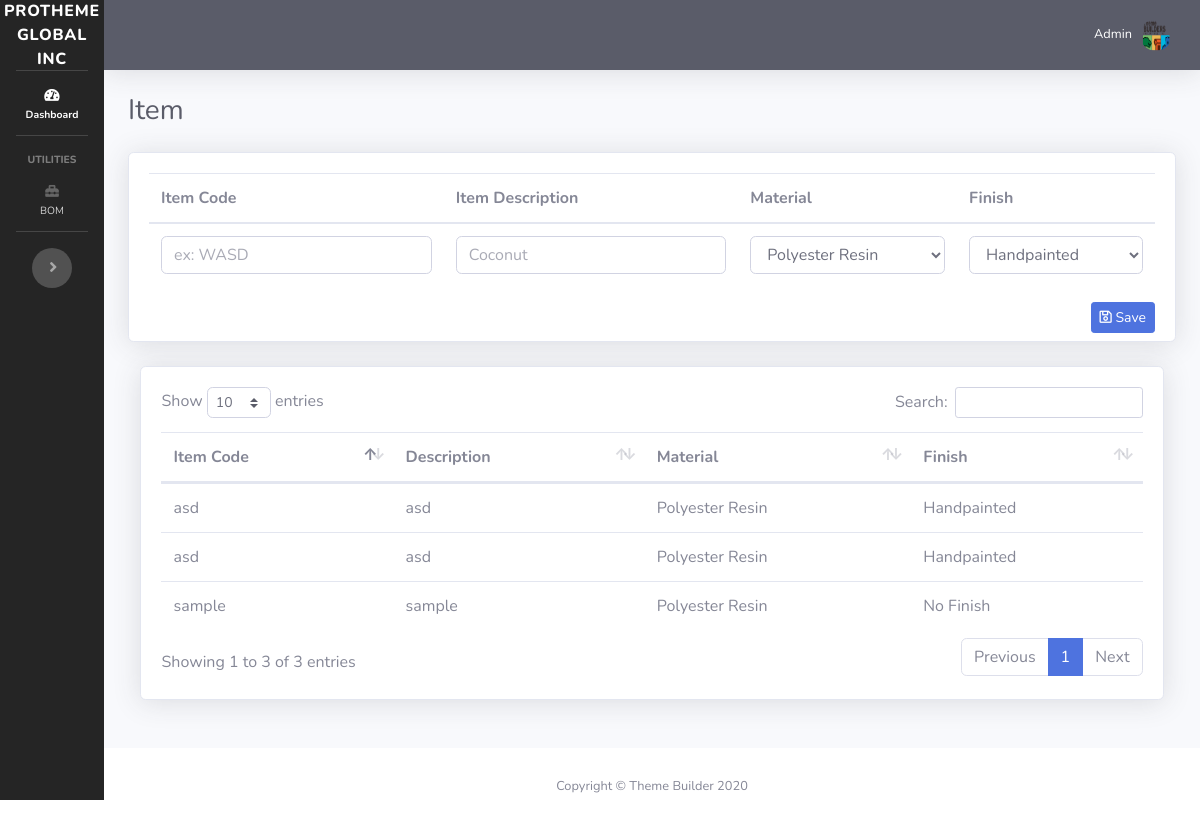
/item.php, run on the app's committed database.
### tables this page shows
CREATE TABLE `item` (
  `id` int(11) NOT NULL,
  `item_code` varchar(128) NOT NULL,
  `item_description` varchar(128) NOT NULL,
  `material` varchar(128) NOT NULL,
  `finish` varchar(128) NOT NULL
);

### item.php (the view, shortened to what this page needs)
<?php
require_once 'dbh.php';
include("sidebar.php");
$getItems = $mysqli->query('SELECT * FROM item') or die ($mysqli->error);
?>
<div id="content-wrapper" class="d-flex flex-column">
    <div id="content">
        <?php
        include("topbar.php");
        ?>
        <div class="container-fluid">
            <div class="d-sm-flex align-items-center justify-content-between mb-4">
                <h1 class="h3 mb-0 text-gray-800">Item</h1>
            </div>
            <div class="row">
                <div class="col-lg-12 mb-4">
                    <div class="card shadow mb-4">
                        <form action="process_item.php" method="POST" class="mb-1">
                            <div class="card-body">
                                <table class="table">
                                    <thead>
                                    <tr>
                                        <th>Item Code</th>
                                        <th>Item Description</th>
                                        <th>Material</th>
                                        <th>Finish</th>
                                    </tr>
                                    </thead>
                                    <tbody>
                                    <tr>
                                        <td><input class="form-control" name="item_code" placeholder="ex: WASD" required></td>
                                        <td>
                                            <input type="text" class="form-control" name="description" placeholder="Coconut" required>
                                        </td>
                                        <td>
                                            <select class="form-control" name="material" required>
                                                <option value="Polyester Resin">Polyester Resin</option>
                                            </select>
                                        </td>
                                        <td>
                                            <select class="form-control" name="finish" required>
                                                <option value="Handpainted">Handpainted</option>
                                            </select>
                                        </td>
                                    </tr>
                                    </tbody>
                                </table>
                                <button type="submit" class="btn btn-primary btn-sm mb-1 float-right" name="save"><i class="far fa-save"></i> Save</button>
                        </form>
                    </div>
                </div>
                <div class="col-lg-12 mb-4">
                    <div class="card shadow mb-12" style="padding: 2%;">
                        <table class="table" id="dataTable">
                            <thead>
                            <tr>
                                <th>Item Code</th>
                                <th>Description</th>
                                <th>Material</th>
                                <th>Finish</th>
                            </tr>
                            </thead>
                            <tbody>
                            <?php while($newItems=$getItems->fetch_assoc()){ ?>
                                <tr>
                                    <td><?php echo $newItems['item_code']; ?></td>
                                    <td><?php echo $newItems['item_description']; ?></td>
                                    <td><?php echo $newItems['material']; ?></td>
                                    <td><?php echo $newItems['finish']; ?></td>
                                </tr>
                            <?php }?>
                            </tbody>
                        </table>
                    </div>
                </div>
            </div>
        </div>
    </div>
</div>
<?php include("footer.php"); ?>

### sidebar.php (shortened to what this page needs)
<!DOCTYPE html>
<html lang="en">
<head>
    <link href="vendor/fontawesome-free/css/all.min.css" rel="stylesheet" type="text/css">
    <link href="css/sb-admin-2.min.css" rel="stylesheet">
    <link href="vendor/datatables/dataTables.bootstrap4.min.css" rel="stylesheet">
</head>
<body id="page-top">
  <div id="wrapper">
    <nav>
    <ul class="navbar-nav bg-gradient-primary sidebar sidebar-dark accordion toggled" id="accordionSidebar">
      <a class="sidebar-brand d-flex align-items-center justify-content-center" href="index.php">
        <div class="mx-3">protheme global inc</div>
      </a>
      <hr class="sidebar-divider my-0">
      <li class="nav-item active">
        <a class="nav-link" href="index.php">
          <i class="fas fa-fw fa-tachometer-alt"></i>
          <span>Dashboard</span></a>
      </li>
      <hr class="sidebar-divider">
      <div class="sidebar-heading">
        Utilities
      </div>
        <li class="nav-item">
            <a class="nav-link collapsed" href="#" data-toggle="collapse" data-target="#equipments" aria-expanded="true" aria-controls="equipments">
                <i class="fas fa-toolbox"></i>
                <span>BOM</span>
            </a>
        </li>
      <hr class="sidebar-divider d-none d-md-block">
      <div class="text-center d-none d-md-inline">
        <button class="rounded-circle border-0" id="sidebarToggle"></button>
      </div>
    </ul>
    </nav>

### topbar.php (shortened to what this page needs)
<nav class="navbar navbar-expand navbar-dark bg-dark topbar mb-4 static-top shadow">
  <ul class="navbar-nav ml-auto">
    <li class="nav-item dropdown no-arrow">
      <a class="nav-link dropdown-toggle" href="#" id="userDropdown" role="button" data-toggle="dropdown" aria-haspopup="true" aria-expanded="false">
        <span class="mr-2 d-none d-lg-inline text-white small">Admin</span>
        <img class="img-profile rounded-circle" src="img/logo-theme-builder.png">
      </a>
    </li>
  </ul>
</nav>

### footer.php (shortened to what this page needs)
      <footer class="sticky-footer bg-white">
        <div class="container my-auto">
          <div class="copyright text-center my-auto">
            <span>Copyright &copy; Theme Builder 2020</span>
          </div>
        </div>
      </footer>
    </div>
</body>
</html>

### sidebar.php (style rules this page uses)
::placeholder { opacity: 0.7 !important; }
.bg-gradient-primary { background-color: #252525 !important; background-image: none !important; background-size: cover !important; }
nav ul { position: sticky !important; top: 0; z-index: 99; white-space: normal; }
nav ul li a { white-space: normal !important; }
body, input, textarea { scroll-behavior: smooth !important; }

### data on the page
item: item_code "asd", item_description "asd", material "Polyester Resin", finish "Handpainted"
item: item_code "asd", item_description "asd", material "Polyester Resin", finish "Handpainted"
item: item_code "sample", item_description "sample", material "Polyester Resin", finish "No Finish"
